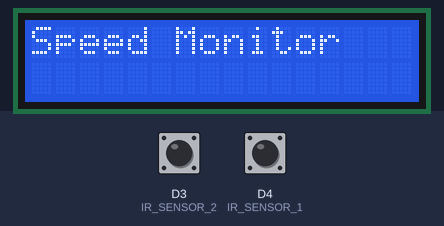
Bench run of a program on a simulated Arduino Uno R4 WiFi. Shown: 16×2 character LCD. Inputs (shaded band) come from the test bench; at power-on: D4 (IR_SENSOR_1) LOW, D3 (IR_SENSOR_2) LOW. What the program prints to the serial monitor is not drawn.

Above: at 0.1 s.
At 3.3 s:
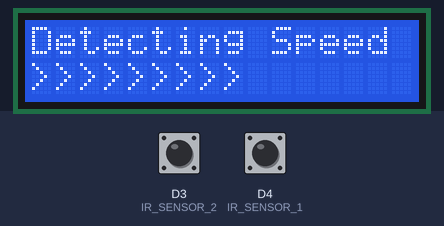
3.4 s: D4 (IR_SENSOR_1) pulsed HIGH 2 times (0.12 s each, 0.3 s apart)
5.5 s: D3 (IR_SENSOR_2) pulsed HIGH 2 times (0.12 s each, 0.3 s apart)
At 6.4 s:
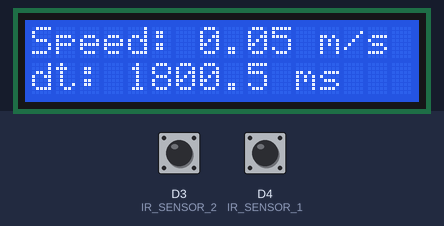
Timing chart, 0 to 8.5 s (numbered marks = the images above; inputs shaded):
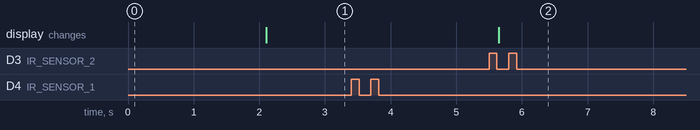

Measured:
- after the input at 3.4 s, every drawn part: stays the same
- after the input at 5.5 s, the display: changes after 0.15 s (image 2)

The program:

main.cpp
```cpp
#include <Arduino.h>
#include <LiquidCrystal_I2C.h>

// Macros
#define IR_SENSOR_1 4
#define IR_SENSOR_2 3
#define SENSORS_DISTANCE_APART_CM 9 // 9.0 cm
#define ADDRESS 0x27
#define COLS 16
#define ROWS 2

// Object Declaration
LiquidCrystal_I2C lcd(ADDRESS, COLS, ROWS);

// =================== Variables ==========================================
unsigned long previous_time = 0;
unsigned long time_now = 0;
bool waitingForSecond = false;
uint8_t previous_state_sensor_1 = HIGH;
uint8_t previouse_state_sensor_2 = HIGH;

// ===================== Function declarations: ============================
uint8_t readSensor(uint8_t IR_sensor);
void lcdSetup(void);
void displaySensorReadings(float speed_cm_per_s, unsigned long change_in_time);
float calculateSpeed(unsigned long change_in_time);

// ============================= Program ===================================
void setup(){
  Serial.begin(115200);
  pinMode(IR_SENSOR_1, INPUT);
  pinMode(IR_SENSOR_2, INPUT);
  lcdSetup();

  // initialize previous states
  previous_state_sensor_1 = digitalRead(IR_SENSOR_1);
  previouse_state_sensor_2 = digitalRead(IR_SENSOR_2);
}

void loop(){
  // Read current states
  uint8_t curret_state_sensor_1 = readSensor(IR_SENSOR_1);
  uint8_t current_state_sensor_2 = readSensor(IR_SENSOR_2);

  // Detect falling edge on sensor 1 (HIGH -> LOW)
  if (previous_state_sensor_1 == HIGH && curret_state_sensor_1 == LOW){
    previous_time = micros();
    waitingForSecond = true;
    Serial.println("Sensor1 triggered");
  }

  // Wait for sensor2, and detect its falling edge
  if (waitingForSecond && previouse_state_sensor_2 == HIGH && current_state_sensor_2 == LOW){
    time_now = micros();
    unsigned long change_in_time = time_now - previous_time;
    float speed_cm_per_s = calculateSpeed(change_in_time);
    displaySensorReadings(speed_cm_per_s, change_in_time);
    waitingForSecond = false;
  }

  // Update previous states for next loop
  previous_state_sensor_1 = curret_state_sensor_1;
  previouse_state_sensor_2 = current_state_sensor_2;
}

// ============================== Function definitions: ==========================
void lcdSetup(void){
  lcd.init();
  lcd.clear();
  lcd.backlight();
  lcd.setCursor(0, 0);
  lcd.print("Speed Monitor");
  delay(2000);
  lcd.clear();
  lcd.setCursor(0, 0);
  lcd.print("Detecting Speed");
  lcd.setCursor(0,1);
  lcd.print(">>>>>>>>>");
}

uint8_t readSensor(uint8_t IR_sensor){
  uint8_t reading = digitalRead(IR_sensor);
  return reading;
}

float calculateSpeed(unsigned long change_in_time){
  if (change_in_time == 0){
    return 0.0f;
  }

  float time_in_seconds = (float)change_in_time / 1000000.0f; // convert micros to seconds
  float speed_cm_per_s = (float)SENSORS_DISTANCE_APART_CM / time_in_seconds;
  return speed_cm_per_s;
}

void displaySensorReadings(float speed_cm_per_s, unsigned long change_in_time){
  // Print time and speed to Serial
  Serial.print("Delta (us): ");
  Serial.print(change_in_time);
  Serial.print("  Speed (cm/s): ");
  Serial.println(speed_cm_per_s);

  // Show short result on LCD (convert to m/s for readability)
  float speed_m_s = speed_cm_per_s / 100.0f;
  lcd.clear();
  lcd.setCursor(0, 0);
  lcd.print("Speed:");
  lcd.setCursor(7, 0);
  lcd.print(speed_m_s, 2);
  lcd.print(" m/s");
  lcd.setCursor(0, 1);
  lcd.print("dt:");
  lcd.setCursor(4, 1);
  lcd.print((float)change_in_time / 1000.0f, 1); // ms
  lcd.print(" ms");

  // reset timing vars if needed (we already handled waiting flag)
  previous_time = time_now = 0;
}
```
